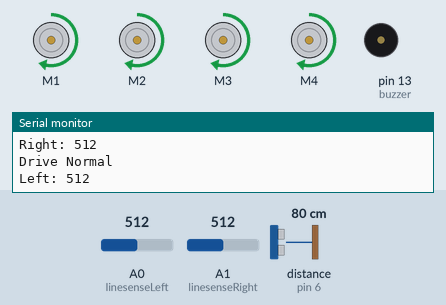
Simulated run of this sketch. Board: Arduino Uno, built with avr-gcc and run on an emulated ATmega328P. On the bench: 4 × DC motor (green arrow = forward, orange = backward, longer = faster), buzzer (waves = sounding), the last lines printed to the serial monitor. Wiring (inferred from the names in the program): ultrasonic range finder: trigger pin 7; echo pin 6. The inputs (shaded band) are chosen by the test bench; at power-on: distance to the obstacle (sensor on pin 6) 80 cm, A0 (linesenseLeft) = 512, A1 (linesenseRight) = 512. The echo pulse lasts 58.3 µs per cm.

Above: at 1.2 s.
1.3 s: distance to the obstacle (sensor on pin 6) set to 9 cm
2.8 s: distance to the obstacle (sensor on pin 6) set to 6 cm
At 3.7 s:
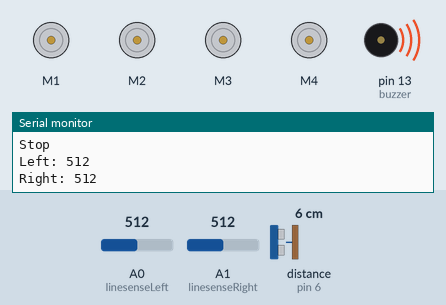
4.3 s: A0 (linesenseLeft) set to 106
7.3 s: A0 (linesenseLeft) set to 91
10.3 s: distance to the obstacle (sensor on pin 6) set to 18 cm
At 10.9 s:
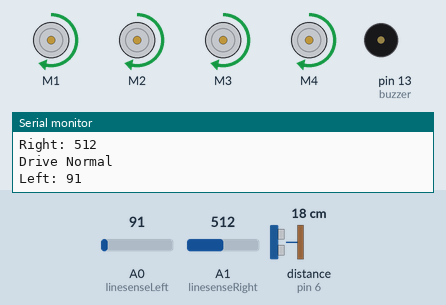
11.8 s: A1 (linesenseRight) set to 1005
13.3 s: A1 (linesenseRight) set to 1013
At 14.7 s:
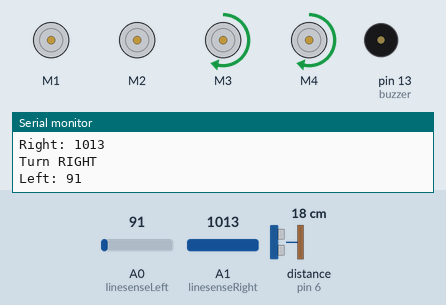
Timing chart, 0 to 15.9 s (numbered marks = the images above; inputs shaded):
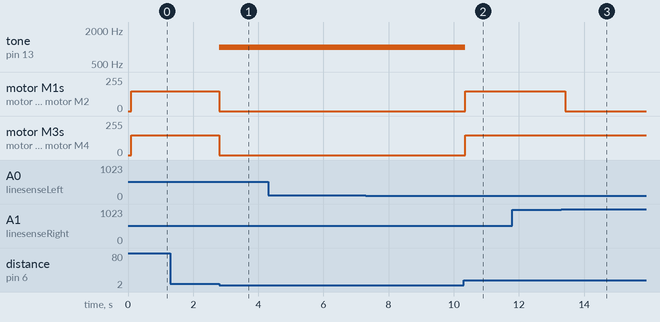

The sketch:

AutoDriving_Exxample.ino
```cpp
#include <Wire.h>
#include <Adafruit_MotorShield.h> //NOTE: You must import and install this library
// Create the motor shield object
Adafruit_MotorShield AFMS = Adafruit_MotorShield();
// Select which 'port' M1, M2, M3 or M4
Adafruit_DCMotor *Motor1 = AFMS.getMotor(1);
Adafruit_DCMotor *Motor2 = AFMS.getMotor(2);
Adafruit_DCMotor *Motor3 = AFMS.getMotor(3);
Adafruit_DCMotor *Motor4 = AFMS.getMotor(4);

//Decalre which pins belong to the Sonar Sensor
const int pingPin = 7;
const int echoPin = 6;
//This helps us convert the wave created by the sonar sensor into something meaningful
long duration, inches, cm;

//Declare which pins the line sensors go to NOTE: These are analog inputs
const int linesenseLeft = 0;
const int linesenseRight = 1;

//Declare which pins the buzzer is in
const int buzzer = 13;

void setup() {
 	// set up Serial library at 9600 bps
  Serial.begin(9600);
 	//Serial.println("Running...");

  //Ping creates the wave, echo catches the reflection
  pinMode(pingPin, OUTPUT);
  pinMode(echoPin, INPUT);

  //Buzzers buzz, should be an output
  pinMode(buzzer, OUTPUT);

  //Related to the motors idk
 	AFMS.begin();

 	// Set the speed to start, from 0 (off) to 255 (max speed)
 	Motor1->setSpeed(150);
 	Motor1->run(FORWARD);
 	Motor1->run(RELEASE);

   //Motor 2 Setup
 	Motor2->setSpeed(150);
 	Motor2->run(FORWARD);
 	Motor2->run(RELEASE);

   //Motor 3 Setup
 	Motor3->setSpeed(150);
 	Motor3->run(FORWARD);
 	Motor3->run(RELEASE);

  //Motor 4 Setup
 	Motor4->setSpeed(150);
 	Motor4->run(FORWARD);
 	Motor4->run(RELEASE);
}

void loop(){

  //Declared values between 0 and 255 for this. For untimed stuff related to cars, I stayed well below max to observe what was happening
  int motorspeedFULL = 150;
  int motorspeedHALF = 75;
  int motorspeedBRAKE = 0 ;

  //Like I mentioned before, these get put in as an analog signal
  int QRE_Left = analogRead(linesenseLeft);
  int QRE_Right = analogRead(linesenseRight);

  //Sets the min value for white and black NOTE: You may need to use the serial monitor to calibrate these values each time you change enviornments
  int Black = 1013;
  int White = 981;
  int Grey = 1005;
  int TargetDist = 3;

  //Line sensor Read
  Serial.print("Left: ");
  Serial.println(QRE_Left);
  delay(50);
  Serial.print("Right: ");
  Serial.println(QRE_Right);
  delay(50);

  //Sonar sensor read and write
  pinMode(pingPin, OUTPUT);
   digitalWrite(pingPin, LOW);
   delayMicroseconds(2);

   digitalWrite(pingPin, HIGH);
   delayMicroseconds(10);
   digitalWrite(pingPin, LOW);
   pinMode(echoPin, INPUT);

  //Stuff is happening here to convert the time it takes for the ping to come back to the echo. See other functions
   duration = pulseIn(echoPin, HIGH);
   inches = microsecondsToInches(duration);
   cm = microsecondsToCentimeters(duration);

  //Use this to test what values the sonar sensor is giving and recieving
   /*Serial.print(inches);
   Serial.print("in, ");
   Serial.print(cm);
   Serial.print("cm");
   Serial.println();
   delay(100);*/

  if(QRE_Left >= Black && inches >= TargetDist){                             //Left sensor sees line, turn to the left to correct

      Serial.println("Turn LEFT");

      Motor1->setSpeed(motorspeedFULL);
  	  Motor1->run(FORWARD);
      Motor2->setSpeed(motorspeedFULL);
  	  Motor2->run(FORWARD);

      Motor3->setSpeed(motorspeedBRAKE);
  	  Motor3->run(FORWARD);
      Motor4->setSpeed(motorspeedBRAKE);
  	  Motor4->run(FORWARD);

      noTone(buzzer);

    } else if (QRE_Right >= Black && inches >= TargetDist){                    // Right sensor sees line, turn to the right to correct

    Serial.println("Turn RIGHT");

      Motor3->setSpeed(motorspeedFULL);
  	  Motor3->run(FORWARD);
      Motor4->setSpeed(motorspeedFULL);
  	  Motor4->run(FORWARD);

      Motor1->setSpeed(motorspeedBRAKE);
  	  Motor1->run(FORWARD);
      Motor2->setSpeed(motorspeedBRAKE);
  	  Motor2->run(FORWARD);

      noTone(buzzer);

  } else if(QRE_Left <= White && QRE_Right <= White && inches >= TargetDist){  //Both sensors see white --> line is between sensors

    Serial.println("Drive Normal");

      Motor1->setSpeed(motorspeedFULL);
  	  Motor1->run(FORWARD);
      Motor2->setSpeed(motorspeedFULL);
  	  Motor2->run(FORWARD);

      Motor3->setSpeed(motorspeedFULL);
  	  Motor3->run(FORWARD);
      Motor4->setSpeed(motorspeedFULL);
  	  Motor4->run(FORWARD);

      noTone(buzzer);

  } else if (QRE_Left == Grey && QRE_Right == Grey && inches >= TargetDist){  //Both sensors see Black --> Entering the target)

    Serial.println("Entering Target");

    Motor1->setSpeed(motorspeedFULL);
  	  Motor1->run(FORWARD);
      Motor2->setSpeed(motorspeedFULL);
  	  Motor2->run(FORWARD);

      Motor3->setSpeed(motorspeedFULL);
  	  Motor3->run(FORWARD);
      Motor4->setSpeed(motorspeedFULL);
  	  Motor4->run(FORWARD);

  } else if(inches <= TargetDist){         //Sonar sensor sees wall

    Serial.println("Stop");

      Motor1->setSpeed(motorspeedBRAKE);
  	  Motor1->run(FORWARD);
      Motor2->setSpeed(motorspeedBRAKE);
  	  Motor2->run(FORWARD);

      Motor3->setSpeed(motorspeedBRAKE);
  	  Motor3->run(FORWARD);
      Motor4->setSpeed(motorspeedBRAKE);
  	  Motor4->run(FORWARD);

      tone(buzzer, 1000);
  }

}

//Transform ping values into a meaningful distance --> https://www.bananarobotics.com/shop/HC-SR04-Ultrasonic-Distance-Sensor#:~:text=The%20easy%20way%20to%20read,centimeters%20or%20about%201.7%20centimeters.
long microsecondsToInches(long microseconds) {
   return microseconds / 74 / 2;
}

long microsecondsToCentimeters(long microseconds) {
   return microseconds / 29 / 2;
}
```

Measured:
- the behaviour switches between 8 and 7 cm on distance to the obstacle (sensor on pin 6) (found by bisection; images 0 and 1)
- the behaviour switches between 1012 and 1013 on A1 (linesenseRight) (found by bisection; images 2 and 3)
- after the input at 2.8 s, tone on pin 13 (buzzer): silent → 1000 Hz at once; motor M1–4: forward 150/255 → stopped at once
- after the input at 10.3 s, tone on pin 13 (buzzer): 1000 Hz → silent after 0.05 s; motor M1–4: stopped → forward 150/255 after 0.05 s
- after the input at 13.3 s, motor M1, motor M2: forward 150/255 → stopped after 0.12 s
